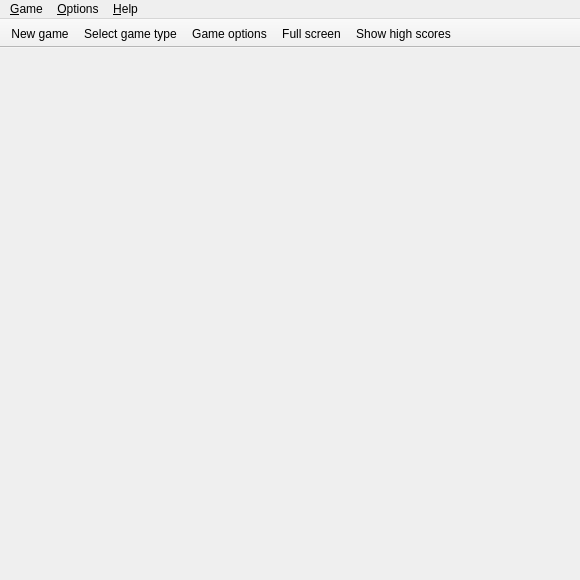
<?xml version="1.0" encoding="UTF-8"?>
<ui version="4.0">
 <class>MainWindowClass</class>
 <widget class="QMainWindow" name="MainWindowClass">
  <property name="geometry">
   <rect>
    <x>0</x>
    <y>0</y>
    <width>580</width>
    <height>580</height>
   </rect>
  </property>
  <property name="sizePolicy">
   <sizepolicy hsizetype="Fixed" vsizetype="Fixed">
    <horstretch>0</horstretch>
    <verstretch>0</verstretch>
   </sizepolicy>
  </property>
  <property name="minimumSize">
   <size>
    <width>120</width>
    <height>160</height>
   </size>
  </property>
  <property name="focusPolicy">
   <enum>Qt::StrongFocus</enum>
  </property>
  <property name="windowTitle">
   <string>Tubularix</string>
  </property>
  <property name="windowIcon">
   <iconset resource="../tubularix.qrc">
    <normaloff>:/icons/tubularix.png</normaloff>:/icons/tubularix.png</iconset>
  </property>
  <widget class="QWidget" name="centralWidget">
   <layout class="QGridLayout" name="gridLayout_2">
    <property name="margin">
     <number>0</number>
    </property>
   </layout>
  </widget>
  <widget class="QMenuBar" name="menuBar">
   <property name="geometry">
    <rect>
     <x>0</x>
     <y>0</y>
     <width>580</width>
     <height>22</height>
    </rect>
   </property>
   <widget class="QMenu" name="menuGame">
    <property name="title">
     <string>&amp;Game</string>
    </property>
    <addaction name="actionNewGame"/>
    <addaction name="actionShowHighScores"/>
    <addaction name="separator"/>
    <addaction name="actionQuit"/>
   </widget>
   <widget class="QMenu" name="menuHelp">
    <property name="title">
     <string>&amp;Help</string>
    </property>
    <addaction name="actionControlHelp"/>
    <addaction name="actionNetworkGameHelp"/>
    <addaction name="separator"/>
    <addaction name="actionAboutTubularix"/>
    <addaction name="actionAboutQt"/>
   </widget>
   <widget class="QMenu" name="menuOptions">
    <property name="title">
     <string>&amp;Options</string>
    </property>
    <widget class="QMenu" name="menuActivateMouseMovement">
     <property name="title">
      <string>Activate mouse mo&amp;vement</string>
     </property>
     <addaction name="actionNoMouseControl"/>
     <addaction name="actionActivatePermanentMouseControl"/>
     <addaction name="actionActivateMouseControl"/>
     <addaction name="actionActivateMouseWheelControl"/>
    </widget>
    <addaction name="actionSelectGameType"/>
    <addaction name="actionGameOptions"/>
    <addaction name="actionSelectLanguage"/>
    <addaction name="separator"/>
    <addaction name="actionPiecesAppearingGradually"/>
    <addaction name="actionShowGhostPiece"/>
    <addaction name="actionShowMap"/>
    <addaction name="separator"/>
    <addaction name="actionActivateAiPlayer1"/>
    <addaction name="actionActivateAiPlayer2"/>
    <addaction name="menuActivateMouseMovement"/>
    <addaction name="separator"/>
    <addaction name="actionFullScreen"/>
    <addaction name="actionActivateAntialiasing"/>
    <addaction name="separator"/>
    <addaction name="actionRestoreSizeSettings"/>
   </widget>
   <addaction name="menuGame"/>
   <addaction name="menuOptions"/>
   <addaction name="menuHelp"/>
  </widget>
  <widget class="QToolBar" name="mainToolBar">
   <property name="windowTitle">
    <string>Main toolbar</string>
   </property>
   <property name="movable">
    <bool>false</bool>
   </property>
   <property name="iconSize">
    <size>
     <width>22</width>
     <height>22</height>
    </size>
   </property>
   <property name="toolButtonStyle">
    <enum>Qt::ToolButtonIconOnly</enum>
   </property>
   <attribute name="toolBarArea">
    <enum>TopToolBarArea</enum>
   </attribute>
   <attribute name="toolBarBreak">
    <bool>false</bool>
   </attribute>
   <addaction name="actionNewGame"/>
   <addaction name="actionSelectGameType"/>
   <addaction name="actionGameOptions"/>
   <addaction name="actionFullScreen"/>
   <addaction name="actionShowHighScores"/>
  </widget>
  <action name="actionQuit">
   <property name="enabled">
    <bool>true</bool>
   </property>
   <property name="icon">
    <iconset resource="../tubularix.qrc">
     <normaloff>:/icons/application-exit.png</normaloff>:/icons/application-exit.png</iconset>
   </property>
   <property name="text">
    <string>&amp;Quit</string>
   </property>
  </action>
  <action name="actionActivateAntialiasing">
   <property name="checkable">
    <bool>true</bool>
   </property>
   <property name="text">
    <string>Activate &amp;antialiasing</string>
   </property>
  </action>
  <action name="actionShowHighScores">
   <property name="icon">
    <iconset resource="../tubularix.qrc">
     <normaloff>:/icons/view-statistics.png</normaloff>:/icons/view-statistics.png</iconset>
   </property>
   <property name="text">
    <string>Show &amp;high scores</string>
   </property>
  </action>
  <action name="actionNewGame">
   <property name="icon">
    <iconset resource="../tubularix.qrc">
     <normaloff>:/icons/document-new.png</normaloff>:/icons/document-new.png</iconset>
   </property>
   <property name="text">
    <string>&amp;New game</string>
   </property>
  </action>
  <action name="actionRestoreSizeSettings">
   <property name="text">
    <string>Restore &amp;size settings</string>
   </property>
  </action>
  <action name="actionSelectLanguage">
   <property name="text">
    <string>Select &amp;language</string>
   </property>
  </action>
  <action name="actionAboutTubularix">
   <property name="text">
    <string>&amp;About tubularix</string>
   </property>
  </action>
  <action name="actionShowMap">
   <property name="checkable">
    <bool>true</bool>
   </property>
   <property name="text">
    <string>Show &amp;map</string>
   </property>
  </action>
  <action name="actionSelectGameType">
   <property name="icon">
    <iconset resource="../tubularix.qrc">
     <normaloff>:/icons/games-config-theme.png</normaloff>:/icons/games-config-theme.png</iconset>
   </property>
   <property name="text">
    <string>Select &amp;game type</string>
   </property>
  </action>
  <action name="actionGameOptions">
   <property name="icon">
    <iconset resource="../tubularix.qrc">
     <normaloff>:/icons/games-config-options.png</normaloff>:/icons/games-config-options.png</iconset>
   </property>
   <property name="text">
    <string>Game &amp;options</string>
   </property>
  </action>
  <action name="actionFullScreen">
   <property name="icon">
    <iconset resource="../tubularix.qrc">
     <normaloff>:/icons/view-fullscreen.png</normaloff>:/icons/view-fullscreen.png</iconset>
   </property>
   <property name="text">
    <string>&amp;Full screen</string>
   </property>
  </action>
  <action name="actionPiecesAppearingGradually">
   <property name="checkable">
    <bool>true</bool>
   </property>
   <property name="text">
    <string>&amp;Pieces appearing gradually</string>
   </property>
  </action>
  <action name="actionShowGhostPiece">
   <property name="checkable">
    <bool>true</bool>
   </property>
   <property name="text">
    <string>Sho&amp;w ghost piece</string>
   </property>
  </action>
  <action name="actionActivateAiPlayer1">
   <property name="checkable">
    <bool>true</bool>
   </property>
   <property name="text">
    <string>Activate AI Player &amp;1</string>
   </property>
  </action>
  <action name="actionActivateAiPlayer2">
   <property name="checkable">
    <bool>true</bool>
   </property>
   <property name="text">
    <string>Activate AI Player &amp;2</string>
   </property>
  </action>
  <action name="actionAboutQt">
   <property name="text">
    <string>About &amp;Qt</string>
   </property>
  </action>
  <action name="actionActivateMouseControl">
   <property name="checkable">
    <bool>true</bool>
   </property>
   <property name="text">
    <string>Activate mo&amp;use control</string>
   </property>
  </action>
  <action name="actionActivateMouseWheelControl">
   <property name="checkable">
    <bool>true</bool>
   </property>
   <property name="text">
    <string>Activate mouse w&amp;heel control</string>
   </property>
  </action>
  <action name="actionNoMouseControl">
   <property name="checkable">
    <bool>true</bool>
   </property>
   <property name="checked">
    <bool>true</bool>
   </property>
   <property name="text">
    <string>&amp;No mouse control</string>
   </property>
  </action>
  <action name="actionActivatePermanentMouseControl">
   <property name="checkable">
    <bool>true</bool>
   </property>
   <property name="text">
    <string>Activate &amp;permanent mouse control</string>
   </property>
  </action>
  <action name="actionControlHelp">
   <property name="text">
    <string>&amp;Control help</string>
   </property>
  </action>
  <action name="actionNetworkGameHelp">
   <property name="text">
    <string>Network &amp;game help</string>
   </property>
  </action>
 </widget>
 <layoutdefault spacing="6" margin="11"/>
 <resources>
  <include location="../tubularix.qrc"/>
 </resources>
 <connections/>
</ui>
